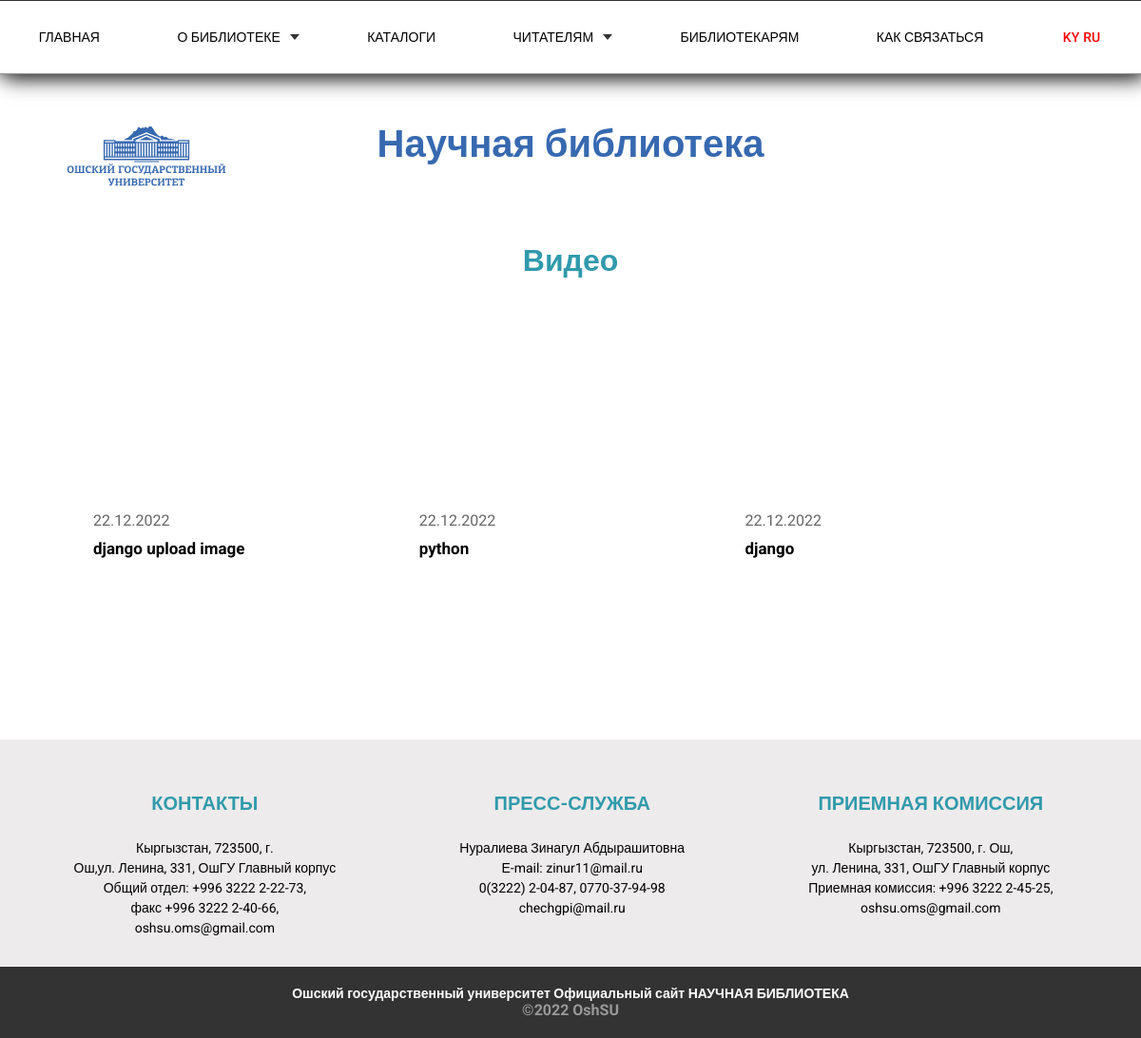
The app's page /video, older data.
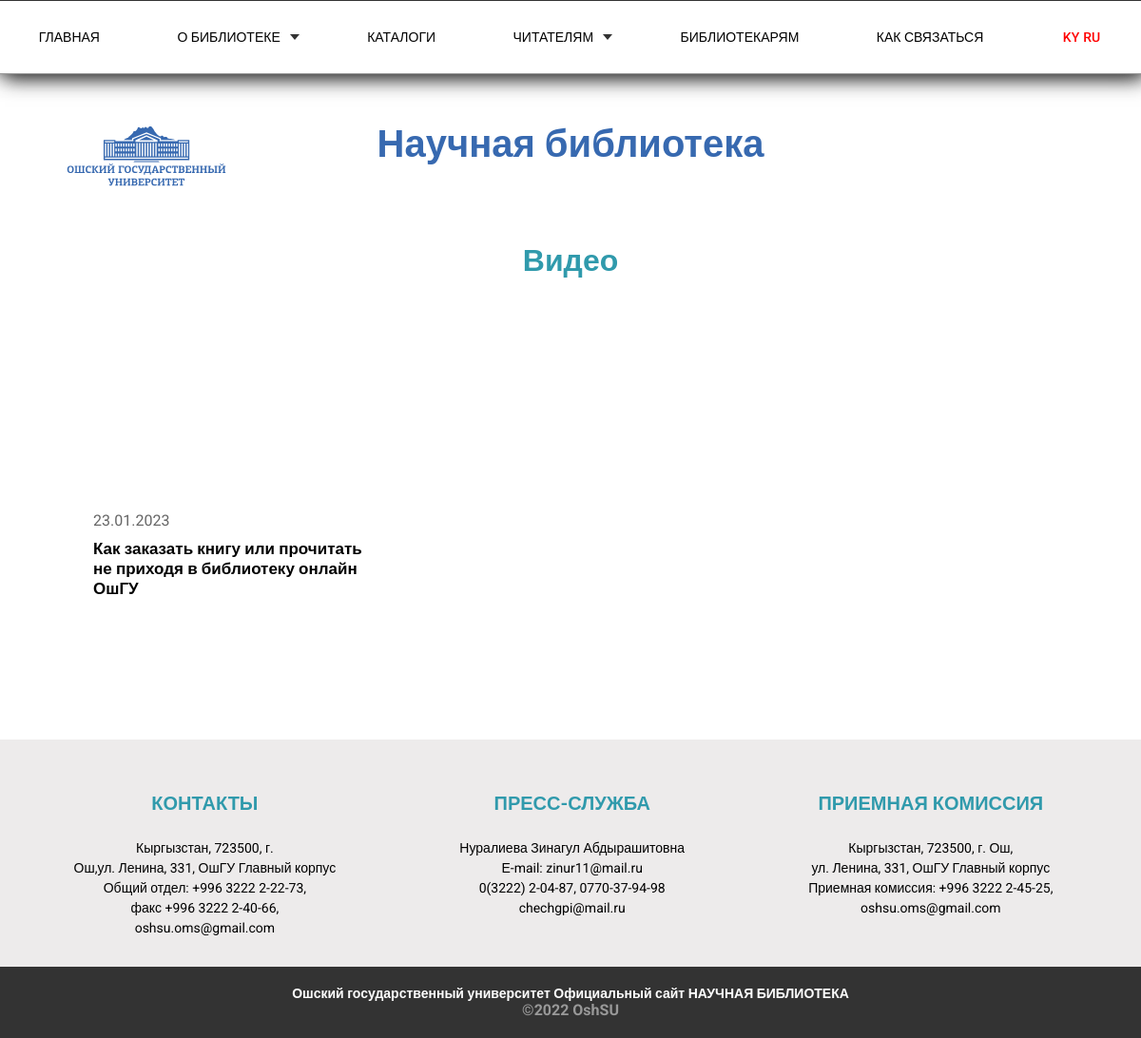
The same page, newer data.
### home/models.py (models this page shows, shortened)
class Video(models.Model):
    title = models.CharField(max_length=100)
    added = models.DateTimeField(auto_now=True)
    url = EmbedVideoField()
    class Meta:
        ordering = ['-added']

### home/views.py (the view)
# urls.py: path('video', views.video, name='video'),
def video(request):
    videos = Video.objects.all()
    return render(request, 'video.html', {'videos': videos})

### templates/video.html (shortened to what this page needs)
{% extends 'index.html' %}
{% load embed_video_tags %}
{% load static %}
{% block content %}
{% include 'header.html' %}
<link rel="stylesheet" href="{% static 'css/secondStyle.css' %}">
	<div class="sec-container">
		<div class="video">
			<h1 class="video_title">Видео</h1>
			<div class="video_inner">
				{% for item in videos %}
				<div class="video_box">
					<div class="video_item">
					</div>
					<div class="video_index">{{item.added|date:"d.m.Y"}}</div>
					<a href="/">
						<h2>{{item.title}}</h2>
					</a>
				</div>
				{% endfor %}
			</div>
		</div>
	</div>
{% include 'footer.html' %}
{% endblock %}

Row changes from the older to the newer data that the page shows:
removed Video: added "22.12.2022", title "django upload image"
removed Video: added "22.12.2022", title "python"
removed Video: added "22.12.2022", title "django"
added Video: added "23.01.2023", title "Как заказать книгу или прочитать не приходя в библиотеку онлайн ОшГУ"
